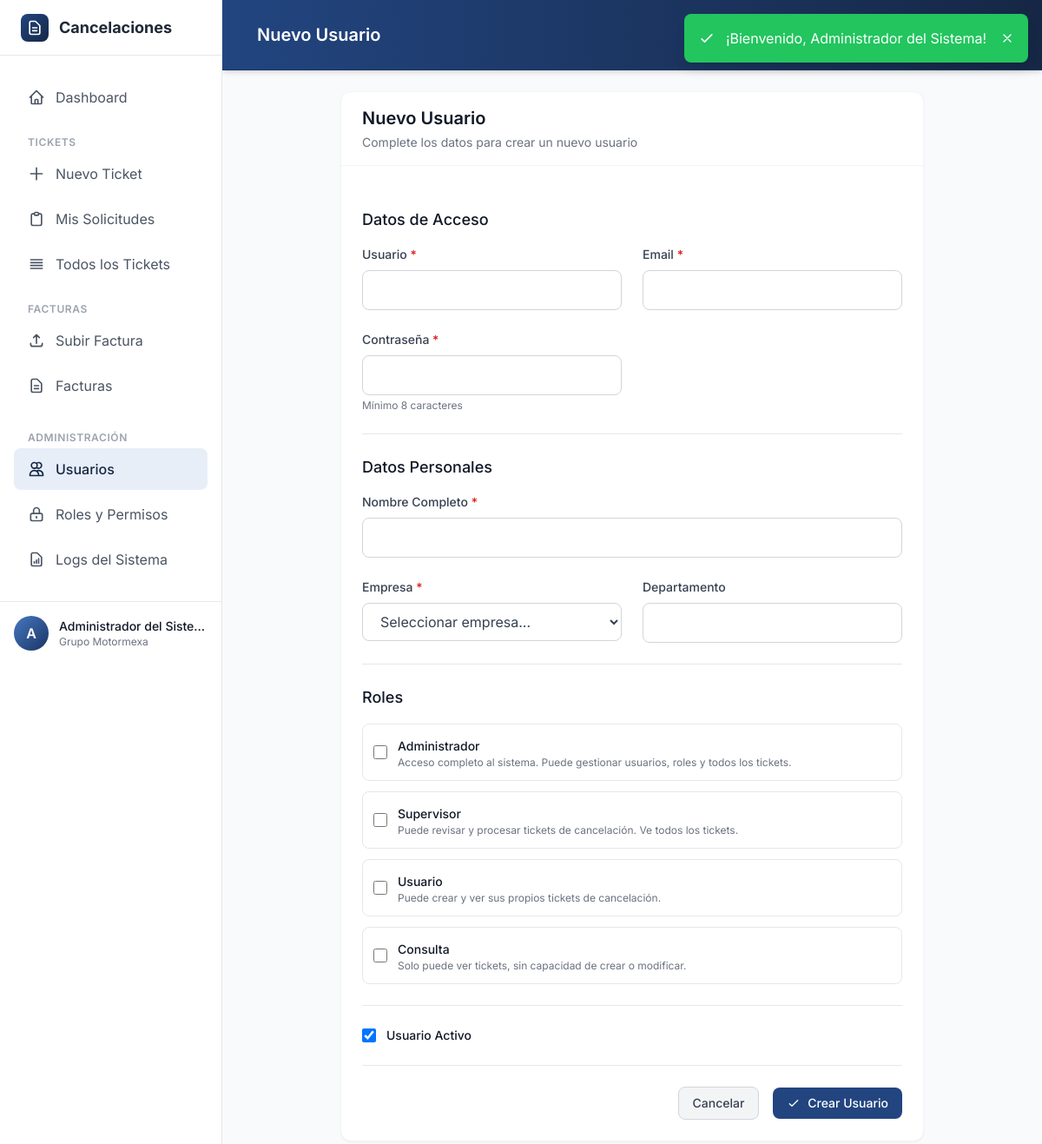
Screenshot of /index.php/usuarios/crear (signed in) with the database file from the repository.
### tables this page shows
CREATE TABLE IF NOT EXISTS roles (
    id INT PRIMARY KEY AUTO_INCREMENT,
    nombre VARCHAR(50) NOT NULL,
    descripcion TEXT NULL,
    nivel INT DEFAULT 0,
    creado_en TIMESTAMP DEFAULT CURRENT_TIMESTAMP,
    actualizado_en TIMESTAMP NULL,
    UNIQUE KEY uk_nombre (nombre),
    INDEX idx_nivel (nivel)
);

### app/controllers/UserController.php (called while the page is built, shortened)
<?php
class UserController extends BaseController
{
    private Role $roleModel;
    public function __construct()
    {
        $this->roleModel = new Role();
    }
    public function create(): void
    {
        $roles = $this->roleModel->getAll();
        $this->view('users/create', [
            'title' => 'Nuevo Usuario',
            'roles' => $roles,
            'empresas' => EMPRESAS
        ]);
    }
}

### public/index.php (called while the page is built, shortened)
<?php
spl_autoload_register(function ($class) {
    $prefix = 'App\\';
    $baseDir = APP_PATH . '/';
    $len = strlen($prefix);
    $relativeClass = substr($class, $len);
    $file = $baseDir . str_replace('\\', '/', $relativeClass) . '.php';
    $file = str_replace(['/Core/', '/Controllers/', '/Models/', '/Helpers/'], ['/core/', '/controllers/', '/models/', '/helpers/'], $file);
});
$router = new Router();
$authMiddleware = function() {
    if (!AuthHelper::isAuthenticated()) {
        Router::redirect('/login');
        return false;
    }
    return true;
};
$router->get('/login', 'AuthController@showLogin');
$router->post('/login', 'AuthController@login');
$router->get('/registro', 'AuthController@showRegister');
$router->post('/registro', 'AuthController@register');
$router->post('/logout', 'AuthController@logout', [$authMiddleware]);
$router->get('/', 'DashboardController@index', [$authMiddleware]);
$router->get('/dashboard', 'DashboardController@index', [$authMiddleware]);
$router->get('/api/dashboard/stats', 'DashboardController@getStats', [$authMiddleware]);
$router->get('/tickets', 'TicketController@index', [$authMiddleware]);
$router->get('/tickets/crear', 'TicketController@create', [$authMiddleware]);
$router->post('/tickets', 'TicketController@store', [$authMiddleware]);
$router->get('/tickets/{id}', 'TicketController@show', [$authMiddleware]);
$router->post('/tickets/{id}/estado', 'TicketController@updateStatus', [$authMiddleware]);
$router->post('/tickets/{id}/eliminar', 'TicketController@destroy', [$authMiddleware]);
$router->post('/tickets/operacion/{id}/toggle', 'TicketController@toggleOperacionFlag', [$authMiddleware]);
$router->post('/tickets/{id}/validar-sat', 'TicketController@validateSatStatus', [$authMiddleware]);
$router->post('/tickets/parse-xml', 'TicketController@parseXml', [$authMiddleware]);
$router->get('/tickets/{id}/archivo', 'TicketController@downloadFile', [$authMiddleware]);
$router->get('/mis-solicitudes', 'TicketController@misSolicitudes', [$authMiddleware]);
$router->get('/solicitudes', 'TicketController@solicitudes', [$authMiddleware]);
$router->get('/perfil', 'AuthController@profile', [$authMiddleware]);
$router->post('/perfil', 'AuthController@updateProfile', [$authMiddleware]);
$router->get('/usuarios', 'UserController@index', [$authMiddleware]);
$router->get('/usuarios/crear', 'UserController@create', [$authMiddleware]);
$router->post('/usuarios', 'UserController@store', [$authMiddleware]);
$router->get('/usuarios/{id}/editar', 'UserController@edit', [$authMiddleware]);
$router->post('/usuarios/{id}', 'UserController@update', [$authMiddleware]);
$router->post('/usuarios/{id}/eliminar', 'UserController@destroy', [$authMiddleware]);
$router->post('/usuarios/{id}/toggle', 'UserController@toggleStatus', [$authMiddleware]);
$router->get('/admin/roles', 'RoleController@index', [$authMiddleware]);
$router->post('/admin/roles', 'RoleController@store', [$authMiddleware]);
$router->get('/admin/roles/{id}', 'RoleController@show', [$authMiddleware]);
$router->post('/admin/roles/{id}', 'RoleController@update', [$authMiddleware]);
$router->post('/admin/roles/{id}/eliminar', 'RoleController@destroy', [$authMiddleware]);
$router->get('/admin/roles/{id}/permisos', 'RoleController@getRolePermissions', [$authMiddleware]);
$router->get('/admin/permisos', 'RoleController@getAllPermissions', [$authMiddleware]);
$router->get('/admin/logs', 'LogController@index', [$authMiddleware]);
$router->get('/facturas', 'FacturaArchivoController@index', [$authMiddleware]);
$router->get('/facturas/subir', 'FacturaArchivoController@create', [$authMiddleware]);
$router->post('/facturas', 'FacturaArchivoController@store', [$authMiddleware]);
$router->get('/facturas/{id}', 'FacturaArchivoController@show', [$authMiddleware]);
$router->get('/facturas/{id}/descargar/{tipo}', 'FacturaArchivoController@download', [$authMiddleware]);
$router->post('/facturas/{id}/eliminar', 'FacturaArchivoController@destroy', [$authMiddleware]);
$router->post('/facturas/parse-xml', 'FacturaArchivoController@parseXml', [$authMiddleware]);
$router->dispatch();

### app/helpers/SessionHelper.php (called while the page is built, shortened)
<?php
class SessionHelper
{
    public function get(string $key, $default = null)
    {
        return $_SESSION[$key] ?? $default;
    }
}

### app/core/Database.php (called while the page is built, shortened)
<?php
class Database
{
    private static ?Database $instance = null;
    private PDO $connection;
    private array $config;
    private function __construct()
    {
        $this->config = require APP_PATH . '/config/database.php';
    }
    public static function getInstance(): Database
    {
        if (self::$instance === null) {
            self::$instance = new self();
        }
        return self::$instance;
    }
    private function connect(): void
    {
        try {
            $dsn = sprintf(
                '%s:host=%s;port=%s;dbname=%s;charset=%s',
                $this->config['driver'],
                $this->config['host'],
                $this->config['port'],
                $this->config['database'],
                $this->config['charset']
            );
            $this->connection = new PDO(
                $dsn,
                $this->config['username'],
                $this->config['password'],
                $this->config['options']
            );
        } catch (PDOException $e) {
            $this->logError('Error de conexión: ' . $e->getMessage());
            throw new Exception('Error al conectar con la base de datos');
        }
    }
    public function query(string $sql, array $params = []): \PDOStatement
    {
        try {
            $stmt = $this->connection->prepare($sql);
            $stmt->execute($params);
            return $stmt;
        } catch (PDOException $e) {
            $this->logError("Error en consulta: {$sql} - " . $e->getMessage());
            throw new Exception('Error al ejecutar la consulta');
        }
    }
    public function fetchAll(string $sql, array $params = []): array
    {
        $stmt = $this->query($sql, $params);
        return $stmt->fetchAll();
    }
}

### app/models/Role.php (called while the page is built, shortened)
<?php
class Role
{
    private Database $db;
    private string $table = 'roles';
    public function __construct()
    {
        $this->db = Database::getInstance();
    }
    public function getAll(): array
    {
        $sql = "SELECT * FROM {$this->table} ORDER BY nivel DESC, nombre ASC";
        return $this->db->fetchAll($sql);
    }
}

### app/config/database.php (called while the page is built)
<?php
return [
    'driver'    => 'mysql',
    'host'      => 'localhost',
    'port'      => '3306',
    'database'  => 'cancelaciones',
    'username'  => 'root',
    'password'  => '',
    'charset'   => 'utf8mb4',
    'collation' => 'utf8mb4_unicode_ci',
    'options'   => [
        PDO::ATTR_ERRMODE            => PDO::ERRMODE_EXCEPTION,
        PDO::ATTR_DEFAULT_FETCH_MODE => PDO::FETCH_ASSOC,
        PDO::ATTR_EMULATE_PREPARES   => false,
        PDO::MYSQL_ATTR_INIT_COMMAND => "SET NAMES utf8mb4 COLLATE utf8mb4_unicode_ci"
    ]
];

### views/users/create.php (the view, shortened to what this page needs)
<?php
$oldInput = $session->get('old_input', []);
?>
<div class="max-w-2xl mx-auto">
    <div class="card">
        <div class="card-header">
            <h2 class="text-xl font-semibold text-gray-900">Nuevo Usuario</h2>
            <p class="text-sm text-gray-500 mt-1">Complete los datos para crear un nuevo usuario</p>
        </div>
        <form action="<?= BASE_URL ?>usuarios" method="POST" class="card-body space-y-6">
            <div class="border-b border-gray-200 pb-6">
                <h3 class="text-lg font-medium text-gray-900 mb-4">Datos de Acceso</h3>
                <div class="grid grid-cols-1 md:grid-cols-2 gap-6">
                    <div>
                        <label for="username" class="form-label">Usuario <span class="text-red-500">*</span></label>
                        <input type="text" name="username" id="username" class="form-input"
                               value="<?= htmlspecialchars($oldInput['username'] ?? '') ?>"
                               minlength="3" maxlength="50" required>
                    </div>
                    <div>
                        <label for="email" class="form-label">Email <span class="text-red-500">*</span></label>
                        <input type="email" name="email" id="email" class="form-input"
                               value="<?= htmlspecialchars($oldInput['email'] ?? '') ?>"
                               required>
                    </div>
                    <div>
                        <label for="password" class="form-label">Contraseña <span class="text-red-500">*</span></label>
                        <input type="password" name="password" id="password" class="form-input"
                               minlength="8" required>
                        <p class="text-xs text-gray-500 mt-1">Mínimo 8 caracteres</p>
                    </div>
                </div>
            </div>
            <div class="border-b border-gray-200 pb-6">
                <h3 class="text-lg font-medium text-gray-900 mb-4">Datos Personales</h3>
                <div class="grid grid-cols-1 md:grid-cols-2 gap-6">
                    <div class="md:col-span-2">
                        <label for="nombre_completo" class="form-label">Nombre Completo <span class="text-red-500">*</span></label>
                        <input type="text" name="nombre_completo" id="nombre_completo" class="form-input"
                               value="<?= htmlspecialchars($oldInput['nombre_completo'] ?? '') ?>"
                               required>
                    </div>
                    <div>
                        <label for="empresa" class="form-label">Empresa <span class="text-red-500">*</span></label>
                        <select name="empresa" id="empresa" class="form-select" required>
                            <option value="">Seleccionar empresa...</option>
                        </select>
                    </div>
                    <div>
                        <label for="departamento" class="form-label">Departamento</label>
                        <input type="text" name="departamento" id="departamento" class="form-input"
                               value="<?= htmlspecialchars($oldInput['departamento'] ?? '') ?>">
                    </div>
                </div>
            </div>
            <div class="border-b border-gray-200 pb-6">
                <h3 class="text-lg font-medium text-gray-900 mb-4">Roles</h3>
                <div class="space-y-3">
                    <?php foreach ($roles as $role): ?>
                    <label class="flex items-center cursor-pointer p-3 rounded-lg border border-gray-200 hover:bg-gray-50">
                        <input type="checkbox" name="roles[]" value="<?= $role['id'] ?>"
                               class="w-4 h-4 text-primary-600 rounded focus:ring-primary-500">
                        <div class="ml-3">
                            <span class="text-sm font-medium text-gray-900"><?= htmlspecialchars($role['nombre']) ?></span>
                            <?php if ($role['descripcion']): ?>
                            <p class="text-xs text-gray-500"><?= htmlspecialchars($role['descripcion']) ?></p>
                            <?php endif; ?>
                        </div>
                    </label>
                    <?php endforeach; ?>
                </div>
            </div>
            <div>
                <label class="flex items-center cursor-pointer">
                    <input type="checkbox" name="activo" value="1" checked
                           class="w-4 h-4 text-primary-600 rounded focus:ring-primary-500">
                    <span class="ml-3 text-sm font-medium text-gray-900">Usuario Activo</span>
                </label>
            </div>
            <div class="flex items-center justify-end space-x-4 pt-6 border-t border-gray-200">
                <a href="<?= BASE_URL ?>usuarios" class="btn btn-secondary">Cancelar</a>
                <button type="submit" class="btn btn-primary">
                    <svg class="w-4 h-4 mr-2" fill="none" stroke="currentColor" viewBox="0 0 24 24">
                        <path stroke-linecap="round" stroke-linejoin="round" stroke-width="2" d="M5 13l4 4L19 7"/>
                    </svg>
                    Crear Usuario
                </button>
            </div>
        </form>
    </div>
</div>

### views/layouts/header.php (style rules this page uses)
.card { @apply bg-white rounded-xl shadow-sm border border-gray-100 transition-all duration-200; }
.btn { @apply inline-flex items-center justify-center px-4 py-2 text-sm font-medium rounded-lg transition-all duration-200 focus:outline-none focus:ring-2 focus:ring-offset-2; }
.btn-primary { @apply bg-primary-500 text-white hover:bg-primary-600 focus:ring-primary-500; }
.btn-secondary { @apply bg-gray-100 text-gray-700 hover:bg-gray-200 focus:ring-gray-500 border border-gray-300; }
.form-input { @apply w-full px-4 py-2.5 text-gray-700 bg-white border border-gray-300 rounded-lg focus:border-primary-500 focus:ring-2 focus:ring-primary-200 focus:outline-none transition-all; }
.form-select { @apply w-full px-4 py-2.5 text-gray-700 bg-white border border-gray-300 rounded-lg focus:border-primary-500 focus:ring-2 focus:ring-primary-200 focus:outline-none transition-all; }
.form-label { @apply block mb-2 text-sm font-medium text-gray-700; }
.card { @apply bg-white rounded-xl shadow-sm border border-gray-100; }
.card-header { @apply px-6 py-4 border-b border-gray-100; }
.card-body { @apply p-6; }
.grid { display: grid; gap: 1.5rem; }

### rows the page displays
roles: nombre "Administrador", descripcion "Acceso completo al sistema. Puede gestionar usuarios, roles y todos los tickets."
roles: nombre "Supervisor", descripcion "Puede revisar y procesar tickets de cancelación. Ve todos los tickets."
roles: nombre "Usuario", descripcion "Puede crear y ver sus propios tickets de cancelación."
roles: nombre "Consulta", descripcion "Solo puede ver tickets, sin capacidad de crear o modificar."

### other values shown
substr($user['nombre_completo'] ?? 'U', 0, 1) "A"
$user['nombre_completo'] "Administrador del Siste…"
EMPRESAS[$user['empresa'] ?? 'grupo_motormexa'] "Grupo Motormexa"
$title "Nuevo Usuario"
$message "¡Bienvenido, Administrador del Sistema!"
